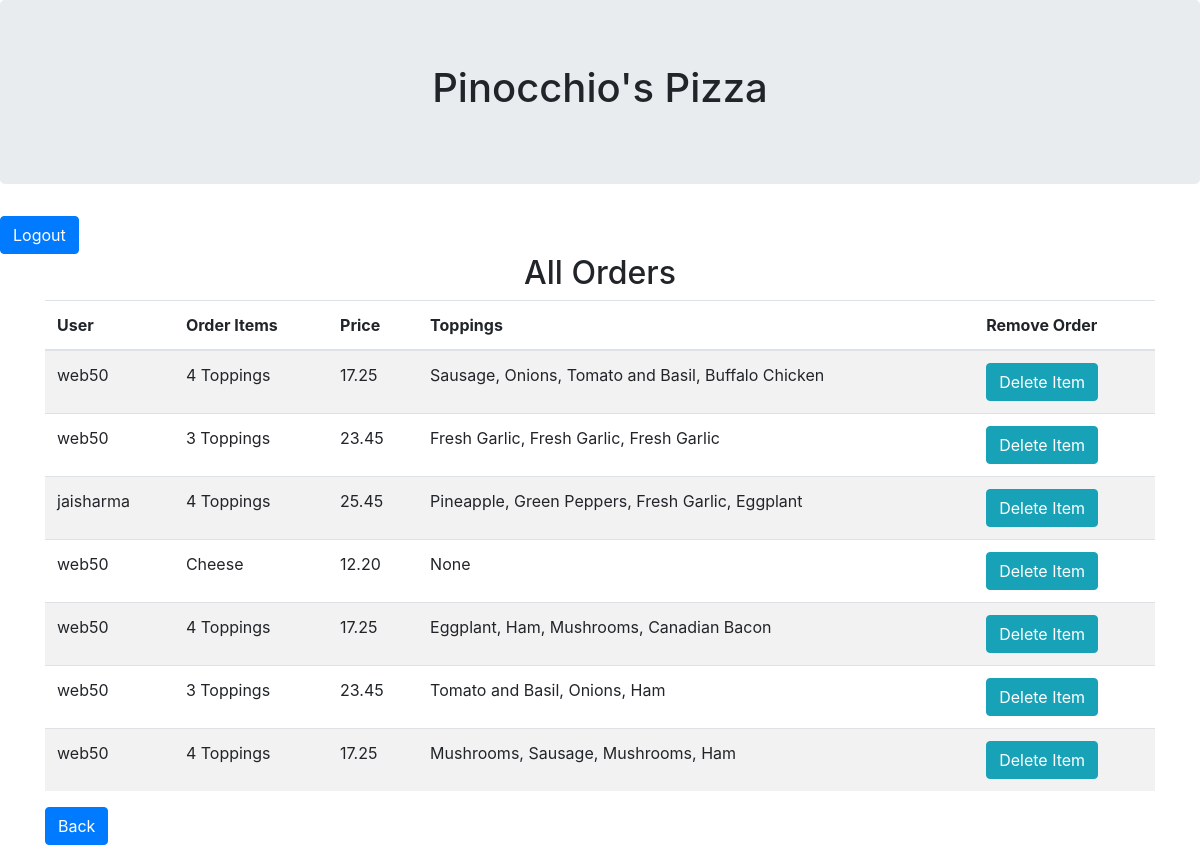
The app's page /order_admin (signed in) with its own data.
### orders/models.py (models this page shows)
class Orders_Confirmed(models.Model):
    user = models.CharField(max_length = 64)
    order_items = models.CharField(max_length = 1024)
    price = models.DecimalField(decimal_places=2, max_digits=6)
    topping = models.IntegerField()
    toppings = models.CharField(null=True,blank=True,max_length = 1024)

### orders/views.py (the view)
# urls.py: path("order_admin", views.order_admin, name="order_admin"),
@login_required
def order_admin(request):
    total_orders = Orders_Confirmed.objects.all()
    context = {
        "total_orders": total_orders
    }
    if request.user.is_superuser:
        return render(request, 'orders/orders.html', context)
    else:
        return redirect('index')

### orders/templates/orders/orders.html
{% extends 'layout.html' %}
{% block content %}
    <center><h2>All Orders</h2></center>
    <table class = "table table-striped">
        <thead>
            <th scope="col">User</th>
            <th scope="col">Order Items</th>
            <th scope="col">Price</th>
            <th scope="col">Toppings</th>
            <th scope="col">Remove Order</th>
        </thead>
        <tbody>
        {% for retrieve in total_orders %}
            <tr>
                <td>{{ retrieve.user }}</td>
                <td>{{ retrieve.order_items }}</td>
                <td>{{ retrieve.price }}</td>
                <td>{{ retrieve.toppings }}</td>
                <td><a class="btn btn-info" href="{% url 'remove_admin' retrieve.id %}">Delete Item</a></td>
            </tr>
        {% endfor %}
        </tbody>
    </table>
    <a class="btn btn-primary" href="{% url 'index' %}">Back</a>
{% endblock %}

### records on screen
Orders_Confirmed: user "web50", order_items "4 Toppings", price "17.25", toppings "Sausage, Onions, Tomato and Basil, Buffalo Chicken"
Orders_Confirmed: user "web50", order_items "3 Toppings", price "23.45", toppings "Fresh Garlic, Fresh Garlic, Fresh Garlic"
Orders_Confirmed: user "jaisharma", order_items "4 Toppings", price "25.45", toppings "Pineapple, Green Peppers, Fresh Garlic, Eggplant"
Orders_Confirmed: user "web50", order_items "Cheese", price "12.20", toppings "None"
Orders_Confirmed: user "web50", order_items "4 Toppings", price "17.25", toppings "Eggplant, Ham, Mushrooms, Canadian Bacon"
Orders_Confirmed: user "web50", order_items "3 Toppings", price "23.45", toppings "Tomato and Basil, Onions, Ham"
Orders_Confirmed: user "web50", order_items "4 Toppings", price "17.25", toppings "Mushrooms, Sausage, Mushrooms, Ham"
